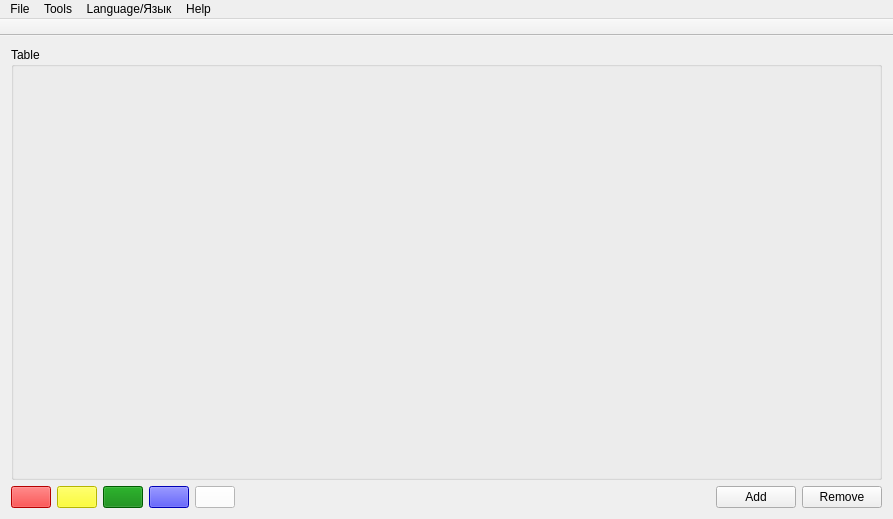
<?xml version="1.0" encoding="UTF-8"?>
<ui version="4.0">
 <class>MainWindow</class>
 <widget class="QMainWindow" name="MainWindow">
  <property name="geometry">
   <rect>
    <x>0</x>
    <y>0</y>
    <width>893</width>
    <height>519</height>
   </rect>
  </property>
  <property name="windowTitle">
   <string>Programm</string>
  </property>
  <property name="windowIcon">
   <iconset resource="resources.qrc">
    <normaloff>:/icons/logo.png</normaloff>:/icons/logo.png</iconset>
  </property>
  <widget class="QWidget" name="centralWidget">
   <layout class="QVBoxLayout" name="verticalLayout" stretch="0,0">
    <item>
     <widget class="QGroupBox" name="tableGroupBox">
      <property name="title">
       <string>Table</string>
      </property>
     </widget>
    </item>
    <item>
     <layout class="QHBoxLayout" name="addRemoveLayout">
      <item>
       <widget class="QPushButton" name="redButton">
        <property name="styleSheet">
         <string notr="true">background-color: red</string>
        </property>
        <property name="text">
         <string/>
        </property>
       </widget>
      </item>
      <item>
       <widget class="QPushButton" name="yellowBotton">
        <property name="styleSheet">
         <string notr="true">background-color: yellow</string>
        </property>
        <property name="text">
         <string/>
        </property>
       </widget>
      </item>
      <item>
       <widget class="QPushButton" name="greenBotton">
        <property name="styleSheet">
         <string notr="true">background-color: green</string>
        </property>
        <property name="text">
         <string/>
        </property>
       </widget>
      </item>
      <item>
       <widget class="QPushButton" name="blueBotton">
        <property name="styleSheet">
         <string notr="true">background-color: blue</string>
        </property>
        <property name="text">
         <string/>
        </property>
       </widget>
      </item>
      <item>
       <widget class="QPushButton" name="whiteButton">
        <property name="styleSheet">
         <string notr="true">background-color: white</string>
        </property>
        <property name="text">
         <string/>
        </property>
       </widget>
      </item>
      <item>
       <spacer name="horizontalSpacer">
        <property name="orientation">
         <enum>Qt::Horizontal</enum>
        </property>
        <property name="sizeHint" stdset="0">
         <size>
          <width>40</width>
          <height>20</height>
         </size>
        </property>
       </spacer>
      </item>
      <item>
       <widget class="QPushButton" name="addButton">
        <property name="sizePolicy">
         <sizepolicy hsizetype="Fixed" vsizetype="Fixed">
          <horstretch>0</horstretch>
          <verstretch>0</verstretch>
         </sizepolicy>
        </property>
        <property name="text">
         <string>Add</string>
        </property>
       </widget>
      </item>
      <item>
       <widget class="QPushButton" name="removeButton">
        <property name="sizePolicy">
         <sizepolicy hsizetype="Fixed" vsizetype="Fixed">
          <horstretch>0</horstretch>
          <verstretch>0</verstretch>
         </sizepolicy>
        </property>
        <property name="text">
         <string>Remove</string>
        </property>
       </widget>
      </item>
     </layout>
    </item>
   </layout>
  </widget>
  <widget class="QMenuBar" name="menuBar">
   <property name="geometry">
    <rect>
     <x>0</x>
     <y>0</y>
     <width>893</width>
     <height>21</height>
    </rect>
   </property>
   <widget class="QMenu" name="menuTools">
    <property name="title">
     <string>Tools</string>
    </property>
    <addaction name="selectHeadersAction"/>
    <addaction name="filterAction"/>
   </widget>
   <widget class="QMenu" name="menu">
    <property name="title">
     <string>File</string>
    </property>
    <addaction name="exitAction"/>
   </widget>
   <widget class="QMenu" name="menuHelp">
    <property name="title">
     <string>Help</string>
    </property>
    <addaction name="aboutAction"/>
   </widget>
   <widget class="QMenu" name="menuLanguage">
    <property name="title">
     <string>Language/Язык</string>
    </property>
    <addaction name="englishAction"/>
    <addaction name="russianAction"/>
   </widget>
   <addaction name="menu"/>
   <addaction name="menuTools"/>
   <addaction name="menuLanguage"/>
   <addaction name="menuHelp"/>
  </widget>
  <widget class="QToolBar" name="toolBar">
   <property name="windowTitle">
    <string>tools</string>
   </property>
   <property name="movable">
    <bool>false</bool>
   </property>
   <property name="floatable">
    <bool>false</bool>
   </property>
   <attribute name="toolBarArea">
    <enum>TopToolBarArea</enum>
   </attribute>
   <attribute name="toolBarBreak">
    <bool>false</bool>
   </attribute>
  </widget>
  <action name="selectHeadersAction">
   <property name="icon">
    <iconset resource="resources.qrc">
     <normaloff>:/icons/select.png</normaloff>:/icons/select.png</iconset>
   </property>
   <property name="text">
    <string>Select headers</string>
   </property>
  </action>
  <action name="filterAction">
   <property name="icon">
    <iconset resource="resources.qrc">
     <normaloff>:/icons/sort.png</normaloff>:/icons/sort.png</iconset>
   </property>
   <property name="text">
    <string>Filter</string>
   </property>
  </action>
  <action name="exitAction">
   <property name="icon">
    <iconset resource="resources.qrc">
     <normaloff>:/icons/exit.png</normaloff>:/icons/exit.png</iconset>
   </property>
   <property name="text">
    <string>Exit</string>
   </property>
  </action>
  <action name="aboutAction">
   <property name="text">
    <string>About</string>
   </property>
  </action>
  <action name="englishAction">
   <property name="checkable">
    <bool>true</bool>
   </property>
   <property name="text">
    <string>English</string>
   </property>
  </action>
  <action name="russianAction">
   <property name="checkable">
    <bool>true</bool>
   </property>
   <property name="checked">
    <bool>true</bool>
   </property>
   <property name="text">
    <string>Русский</string>
   </property>
  </action>
 </widget>
 <layoutdefault spacing="6" margin="11"/>
 <resources>
  <include location="resources.qrc"/>
 </resources>
 <connections/>
</ui>
